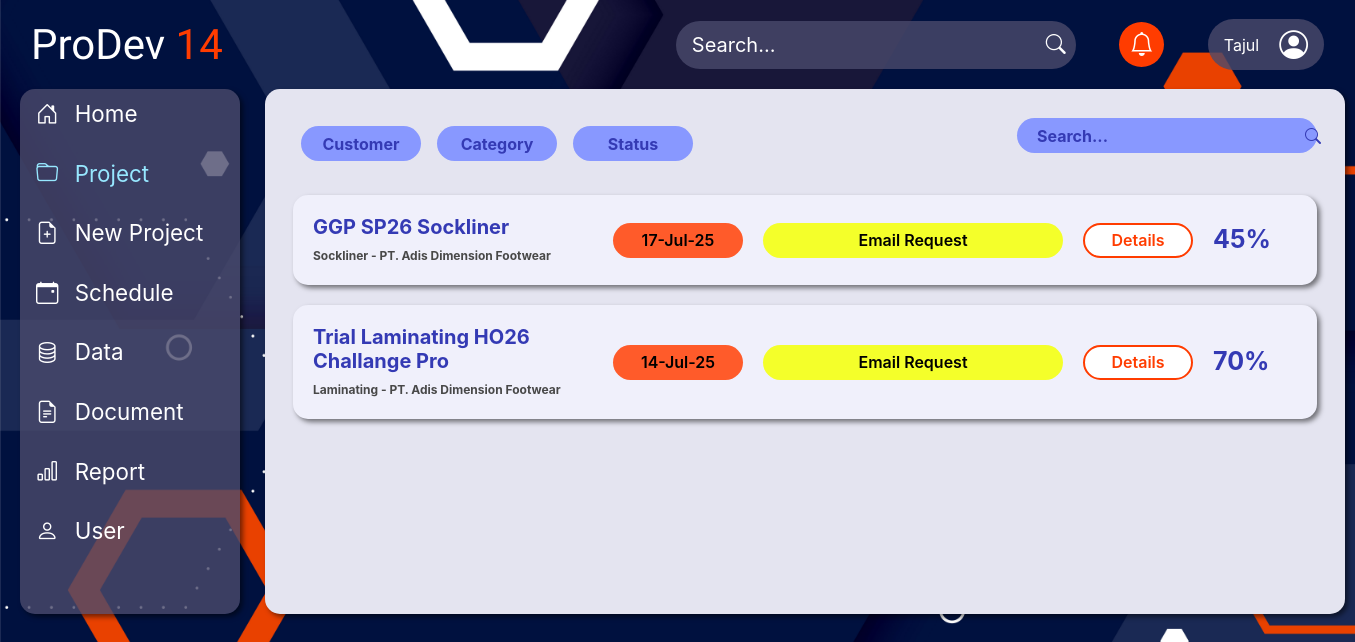
Page /public/project on the committed database.
### tables this page shows
CREATE TABLE `step` (
  `id_step` varchar(20) NOT NULL,
  `id_project` varchar(20) NOT NULL,
  `nik_user` varchar(10) NOT NULL,
  `step` varchar(30) NOT NULL,
  `area` varchar(20) NOT NULL,
  `plan_date` datetime NOT NULL
);

CREATE TABLE `project` (
  `id_project` varchar(20) NOT NULL,
  `id_category` varchar(5) NOT NULL,
  `id_customer` varchar(5) NOT NULL,
  `project` varchar(50) NOT NULL,
  `start_date` datetime NOT NULL DEFAULT current_timestamp(),
  `due_date` datetime NOT NULL,
  `status` varchar(50) NOT NULL,
  `progress` int(11) NOT NULL
);

CREATE TABLE `category` (
  `id_category` varchar(5) NOT NULL,
  `category` varchar(20) NOT NULL,
  `leader` varchar(30) NOT NULL,
  `work_flow` varchar(500) NOT NULL
);

CREATE TABLE `customer` (
  `id_customer` varchar(5) NOT NULL,
  `customer` varchar(30) NOT NULL,
  `address` varchar(70) NOT NULL
);

### app/core/Controller.php (called while the page is built, shortened)
<?php
class Controller
{
  public function view($view, $data = [])
  {
    require_once '../app/views/' . $view . '.php';
  }
  public function model($model)
  {
    return new $model;
  }
}

### app/controllers/Project.php (called while the page is built, shortened)
<?php
class Project extends Controller
{
  public function index()
  {
    $data['judul'] = 'Daftar Project';
    $data['proj'] = $this->model('Project_model')->getAllProject();
    $data['cust'] = $this->model('Project_model')->getAllCustomer();
    $data['cate'] = $this->model('Project_model')->getAllCategory();
    $this->view('templates/header', $data);
    $this->view('project/index', $data);
    $this->view('templates/footer');
  }
}

### app/core/App.php (called while the page is built, shortened)
<?php
class App
{
  protected $method = 'index';
  protected $params = [];
  public function __construct()
  {
    $this->controller = new $this->controller;
    call_user_func_array([$this->controller, $this->method], $this->params);
  }
}

### public/index.php (called while the page is built, shortened)
<?php
$app = new App;

### app/core/Database.php (called while the page is built, shortened)
<?php
class Database
{
  private $host = DB_HOST;
  private $user = DB_USER;
  private $pass = DB_PASS;
  private $db_name = DB_NAME;
  private $dbh;
  private $stmt;
  public function __construct()
  {
    $dsn = 'mysql:host=' . $this->host . ';dbname=' . $this->db_name;
    $option = [
      PDO::ATTR_PERSISTENT => true,
      PDO::ATTR_ERRMODE => PDO::ERRMODE_EXCEPTION
    ];
    try {
      $this->dbh = new PDO($dsn, $this->user, $this->pass, $option);
    } catch (PDOException $e) {
      die($e->getMessage());
    }
  }
  public function query($query)
  {
    $this->stmt = $this->dbh->prepare($query);
  }
  public function execute()
  {
    $this->stmt->execute();
  }
  public function resultSet()
  {
    $this->execute();
    return $this->stmt->fetchAll(PDO::FETCH_ASSOC);
  }
}

### app/models/Project_model.php (called while the page is built, shortened)
<?php
class Project_model
{
  private $db;
  public function __construct()
  {
    $this->db = new Database;
  }
  public function getAllProject()
  {
    $this->db->query('SELECT * FROM
                        step st
                      JOIN
                        project pj ON st.id_project = pj.id_project
                      JOIN
                        category cg ON pj.id_category = cg.id_category
                      JOIN
                        customer ct ON pj.id_customer = ct.id_customer
                      GROUP BY project');
    return $this->db->resultSet();
  }
  public function getAllCustomer()
  {
    $this->db->query('SELECT * FROM customer');
    return $this->db->resultSet();
  }
  public function getAllCategory()
  {
    $this->db->query('SELECT * FROM category');
    return $this->db->resultSet();
  }
}

### app/views/project/index.php (the view, shortened to what this page needs)
<div class="container">
  <div class="card p-2" id="bg-card" style="height: 525px;">
    <div class="card-body">
      <div class="row">
        <div class="col-lg-6">
        </div>
      </div>
      <div class="d-flex justify-content-between">
        <form method="GET" action="" class="d-flex gap-3 mb-3">
        <div class="position-relative m-2">
          <select name="customer" class="form-select ps-5 no-arrow" onchange="this.form.submit()">
            <option value="">Customer</option>
          </select>
        </div>
        <div class="position-relative m-2">
          <select name="category" class="form-select ps-5 no-arrow" onchange="this.form.submit()">
            <option value="">Category</option>
          </select>
        </div>
        <div class="position-relative m-2">
          <select name="status" class="form-select ps-5 no-arrow" onchange="this.form.submit()">
            <option value="">Status</option>
          </select>
        </div>
      </form>
      <form class="project-search form-search d-flex align-items-center" role="search" action="<?= BASEURL; ?>/search" method="GET">
        <input class=" project-search form-control form-control-lg rounded-pill me-2" type="search" placeholder="Search..." name="q" aria-label="Search">
        <button class="project-search btn btn-lg rounded-circle" type="submit">
          <i class="bi bi-search"></i>
        </button>
      </form>
    </div>
      <?php foreach ($data['proj'] as $proj) : ?>
        <div class="card project-card">
          <div class="card-body d-flex align-items-center">
            <div style="width: 300px;">
              <h4 class="project-title"><?= $proj['project']; ?></h4>
              <div class="project-catcust"><?= $proj['category']; ?> - <?= $proj['customer']; ?></div>
            </div>
            <div class="project-duedate d-flex align-items-center"><?= date('d-M-y', strtotime($proj['due_date'])); ?></div>
            <div class="project-step d-flex align-items-center"><?= $proj['step']; ?></div>
            <a href="<?= BASEURL; ?>/project/detail/<?= $proj['id_project']; ?>" class="project-detail d-flex align-items-center">Details</a>
            <div class="project-progress d-flex align-items-center"><?= $proj['progress']; ?>%</div>
          </div>
        </div>
      <?php endforeach; ?>
    </div>
  </div>
</div>

### app/views/templates/header.php (shortened to what this page needs)
<!DOCTYPE html>
<html lang="en">
<head>
  <link rel="stylesheet" href="<?= BASEURL; ?>/css/bootstrap.css">
  <link href="https://cdn.jsdelivr.net/npm/bootstrap-icons@1.10.5/font/bootstrap-icons.css" rel="stylesheet">
  <link rel="stylesheet" href="https://cdnjs.cloudflare.com/ajax/libs/font-awesome/6.5.0/css/all.min.css">
  <link rel="stylesheet" href="<?= BASEURL; ?>/css/style.css">
</head>
<body>
<nav id="navbar" class="navbar bg-transparent">
  <div class="container-fluid d-flex">
    <a class="navbar-brand me-3" href="<?= BASEURL; ?>">ProDev <span>14</span></a>
    <form class="main-form form-search d-flex align-items-center" role="search" action="<?= BASEURL; ?>/search" method="GET">
      <input class="form-control form-control-lg main-search rounded-pill me-2" type="search" placeholder="Search..." name="q" aria-label="Search">
      <button class="btn btn-lg main-search rounded-circle" type="submit">
        <i class="bi bi-search"></i>
      </button>
    </form>
    <a href="#" class="notif-icon d-flex align-items-center justify-content-center text-white text-decoration-none">
      <i class="bi bi-bell fs-5"></i>
    </a>
    <div class="user-info d-flex align-items-center rounded-pill px-3 py-1">
      <span class="text-white fw-bold">Tajul</span>
      <i class="bi bi-person-circle text-white fs-2"></i>
    </div>
  </div>
</nav>
<div id="sidebar" class="d-flex flex-column flex-shrink-0 sidebar-custom">
  <ul class="nav nav-pills flex-column mb-auto">
    <li class="nav-item">
      <?php $url = $_SERVER['REQUEST_URI']; ?>
      <a href="<?= BASEURL; ?>"
        class="nav-link <?= $url == '/' || $url == '/manajemen-proyek/public/' || $url == '/manajemen-proyek/public/index.php' ? 'active' : '' ?>">
        <i class="bi bi-house-door me-2"></i> Home
      </a>
    </li>
    <li>
      <a href="<?= BASEURL; ?>/project" class="nav-link <?= str_contains($url, '/project') ? 'active' : '' ?>">
        <i class="bi bi-folder me-2"></i> Project
      </a>
    </li>
    <li>
      <a href="<?= BASEURL; ?>/new_project" class="nav-link <?= str_contains($url, '/new_project') ? 'active' : '' ?>">
        <i class="bi bi-file-earmark-plus me-2"></i> New Project
      </a>
    </li>
    <li>
      <a href="<?= BASEURL; ?>/schedule" class="nav-link <?= str_contains($url, '/schedule') ? 'active' : '' ?>">
        <i class="bi bi-calendar-event me-2"></i> Schedule
      </a>
    </li>
    <li>
      <a href="<?= BASEURL; ?>/mahasiswa" class="nav-link <?= str_contains($url, '/data') ? 'active' : '' ?>">
        <i class="bi bi-database me-2"></i> Data
      </a>
    </li>
    <li>
      <a href="<?= BASEURL; ?>/about" class="nav-link <?= str_contains($url, '/document') ? 'active' : '' ?>">
        <i class="bi bi-file-earmark-text me-2"></i> Document
      </a>
    </li>
    <li>
      <a href="<?= BASEURL; ?>/mahasiswa" class="nav-link <?= str_contains($url, '/report') ? 'active' : '' ?>">
        <i class="bi bi-bar-chart me-2"></i> Report
      </a>
    </li>
    <li>
      <a href="<?= BASEURL; ?>/mahasiswa" class="nav-link <?= str_contains($url, '/user') ? 'active' : '' ?>">
        <i class="bi bi-person me-2"></i> User
      </a>
    </li>
  </ul>
</div>

### app/views/templates/footer.php (shortened to what this page needs)
</body>
</html>

### public/css/style.css (style rules this page uses)
html, body { height: 100%; width: 100%; margin: 0; padding: 0; }
body { background-image: url(../img/background.jpg); background-size: cover; background-repeat: no-repeat; background-attachment: fixed; }
#sidebar { width: 280px; height: 525px; margin-left: 20px; border-radius: 10px; position: absolute; }
.navbar-brand { color: white; font-size: 42px; font-family: "Lilita One", cursive; }
.navbar-brand span { color: #ff3c00; }
.main-form { background-color: rgba(74, 74, 108, 0.8); border-radius: 30px; width: 400px; }
form input.main-search[type="search"] { background-color: transparent; color: white; border: none; outline: none; border-radius: 50px !important; }
form input.main-search[type="search"]::placeholder { color: white; opacity: 1; }
form button.main-search { background-color: transparent; border: none !important; color: white; width: 45px; height: 45px; padding: 0; display: flex; align-items: center; justify-content: center; }
.notif-icon { width: 45px; height: 45px; background-color: #ff3c00; border-radius: 50%; font-size: 1.5rem; }
.user-info { background-color: rgba(74, 74, 108, 0.8); padding: 6px 12px; border-radius: 50px; }
.user-info i { font-size: 1.8rem; margin-left: 20px; }
.sidebar-custom { background-color: rgba(74, 74, 108, 0.8); border-radius: 15px !important; width: 220px !important; box-shadow: 3px 3px 5px rgba(0, 0, 0, 0.5); }
#sidebar ul li { margin: 0 10px 10px 0; }
.sidebar-custom .nav-link { color: white; transition: background-color 0.2s ease; }
.sidebar-custom .nav-link.active { color: #97e8ff; background-color: transparent; }
.sidebar-custom .nav-link i { margin-right: 10px; }
.sidebar-custom .nav-link { font-size: 1.4rem; }
.jumbotron, .container { margin-left: 110px; width: calc(200vh - 210px); height: calc(100vh - 110px); }
#bg-card { background-color: #e4e4f0; margin-left: 140px; width: 1080px; border-radius: 15px; border: none; box-shadow: 3px 3px 5px rgba(0, 0, 0, 0.5); }
.project-card { border-radius: 15px; margin-bottom: 20px; background-color: #f0f0fb; border: none; box-shadow: 3px 3px 5px rgba(0, 0, 0, 0.5); }
.project-title { font-size: 20px; font-weight: bold; color: #343ab4; }
.project-catcust { font-size: 12px; font-weight: 700; width: 300px; color: #484848; }
.project-duedate { border-radius: 20px; background-color: #ff5b2a; width: 130px; height: 35px; text-align: center; justify-content: center; color: black; margin-right: 20px; font-size: 16px; font-weight: 600; }
.project-step { border-radius: 20px; background-color: #f4ff2a; width: 300px; height: 35px; text-align: center; justify-content: center; color: black; margin-right: 20px; font-size: 16px; font-weight: 600; }
.project-detail { border-radius: 20px; background-color: #ffffff; width: 110px; height: 35px; text-align: center; border: 2px solid #ff3c00; justify-content: center; color: #ff3c00; margin-right: 20px; font-size: 16px; font-weight: 600; }
.project-progress { font-size: 25px; font-weight: 700; border-radius: 20px; height: 40px; text-align: center; justify-content: center; color: #343ab4; margin-right: 20px; }
.form-select { background-color: #8898ff; border: none; height: 35px; width: 120px; padding: 5px 5px 5px 5px; text-align: center; border-radius: 20px; margin-bottom: 10px; color: #343ab4; font-weight: 700; font-size: 16px; }
select.no-arrow { -webkit-appearance: none; -moz-appearance: none; appearance: none; background-image: none; }
.project-search { background-color: #8898ff; border: none; height: 35px; width: 300px; padding: 5px 5px 5px 10px; border-radius: 20px; color: #343ab4; font-weight: 700; font-size: 16px; }
form input.project-search[type="search"] { background-color: transparent; color: #343ab4; border: none; outline: none; border-radius: 50px !important; }
form input.project-search[type="search"]::placeholder { color: #343ab4; opacity: 1; }
form button.project-search { background-color: transparent; border: none !important; color: #343ab4; width: 45px; height: 45px; padding: 0; display: flex; align-items: center; justify-content: center; }

### rows in the picture
step: id_project.project "GGP SP26 Sockliner", category.category "Sockliner", customer.customer "PT. Adis Dimension Footwear", id_project.due_date "17-Jul-25", step "Email Request", id_project.progress "45"
step: id_project.project "Trial Laminating HO26 Challange Pro", category.category "Laminating", customer.customer "PT. Adis Dimension Footwear", id_project.due_date "14-Jul-25", step "Email Request", id_project.progress "70"
